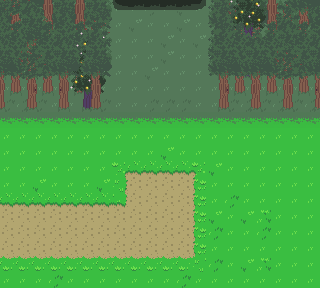

This is a level from a 2D game, rendered from its Tiled map with the project's own tilesets. A one-line summary and the map file follow, with tile-layer data summarised:
An orthogonal 20x18 tile map with 16x16 px tiles, 11 tile layers (grass normal, grass special, path, trees_7, ...) and 10 objects (entrance, leiko_spawn, hiko_spawn, kana_spawn, player_spawn).

<map version="1.2" tiledversion="1.3.1" orientation="orthogonal" renderorder="right-down" compressionlevel="-1" width="20" height="18" tilewidth="16" tileheight="16" infinite="0" nextlayerid="17" nextobjectid="12">
 <editorsettings>
  <export target="forest_entrance.lua" format="lua" />
 </editorsettings>
 <tileset firstgid="1" source="overworld2.tsx" />
 <group id="3" name="grass">
  <layer id="1" name="grass normal" width="20" height="18">
   <data>[360 cells, 360 non-empty, 2 distinct tile ids]</data>
  </layer>
  <layer id="2" name="grass special" width="20" height="18">
   <data>[360 cells, 305 non-empty, 23 distinct tile ids]</data>
  </layer>
 </group>
 <layer id="15" name="path" width="20" height="18">
  <data>[360 cells, 77 non-empty, 9 distinct tile ids]</data>
 </layer>
 <group id="5" name="trees">
  <layer id="11" name="trees_7" width="20" height="18">
   <data>[360 cells, 42 non-empty, 16 distinct tile ids]</data>
  </layer>
  <layer id="10" name="trees_6" width="20" height="18">
   <data>[360 cells, 48 non-empty, 16 distinct tile ids]</data>
  </layer>
  <layer id="8" name="trees_5" width="20" height="18">
   <data>[360 cells, 9 non-empty, 9 distinct tile ids]</data>
  </layer>
  <layer id="9" name="trees_4" width="20" height="18">
   <data>[360 cells, 70 non-empty, 26 distinct tile ids]</data>
  </layer>
  <layer id="7" name="trees_2" width="20" height="18">
   <data>[360 cells, 60 non-empty, 10 distinct tile ids]</data>
  </layer>
  <layer id="12" name="trees_magic" width="20" height="18">
   <data>[360 cells, 13 non-empty, 13 distinct tile ids]</data>
  </layer>
  <layer id="4" name="trees_1" width="20" height="18">
   <data>[360 cells, 74 non-empty, 30 distinct tile ids]</data>
  </layer>
 </group>
 <layer id="13" name="door" width="20" height="18">
  <data>[360 cells, 22 non-empty, 4 distinct tile ids]</data>
 </layer>
 <objectgroup id="14" name="Objects">
  <object id="1" name="entrance" x="112.5" y="0" width="93.375" height="9.875" />
  <object id="2" name="leiko_spawn" x="6.72727" y="212" width="13.2727" height="13.0909" />
  <object id="3" name="hiko_spawn" x="27.2727" y="212.182" width="17.0909" height="15.4545" />
  <object id="4" name="kana_spawn" x="49.6364" y="211.636" width="19.6364" height="17.4545" />
  <object id="5" name="player_spawn" x="74" y="212.182" width="17.4545" height="17.6364" />
 </objectgroup>
 <objectgroup id="16" name="custom_collisions">
  <object id="7" x="319.5" y="113.5" width="9" height="175">
   <properties>
    <property name="collidable" type="bool" value="true" />
   </properties>
  </object>
  <object id="8" x="-1" y="289" width="319" height="9.33333" />
  <object id="9" x="-11" y="115.5" width="9.5" height="171.5" />
  <object id="10" x="0.727273" y="12.6364" width="111.636" height="99.9697" />
  <object id="11" x="206.667" y="12.6667" width="111.667" height="99.3333" />
 </objectgroup>
</map>
